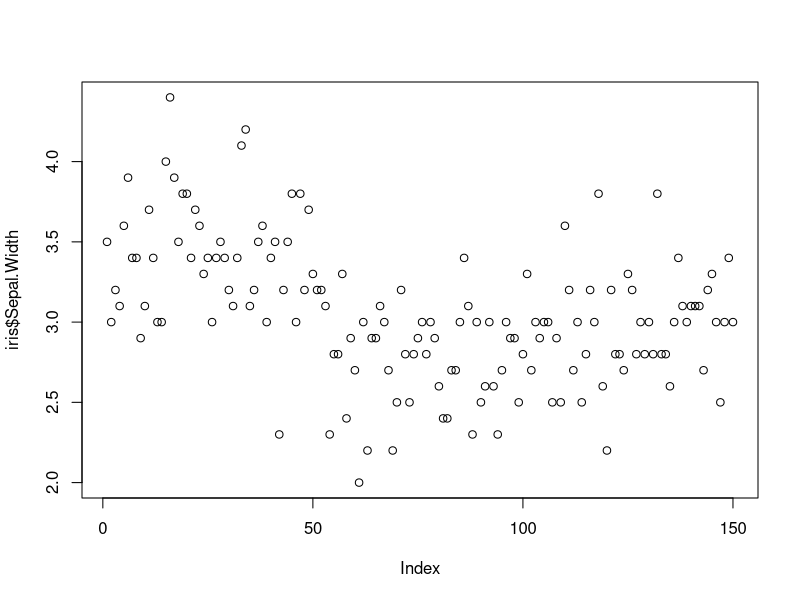
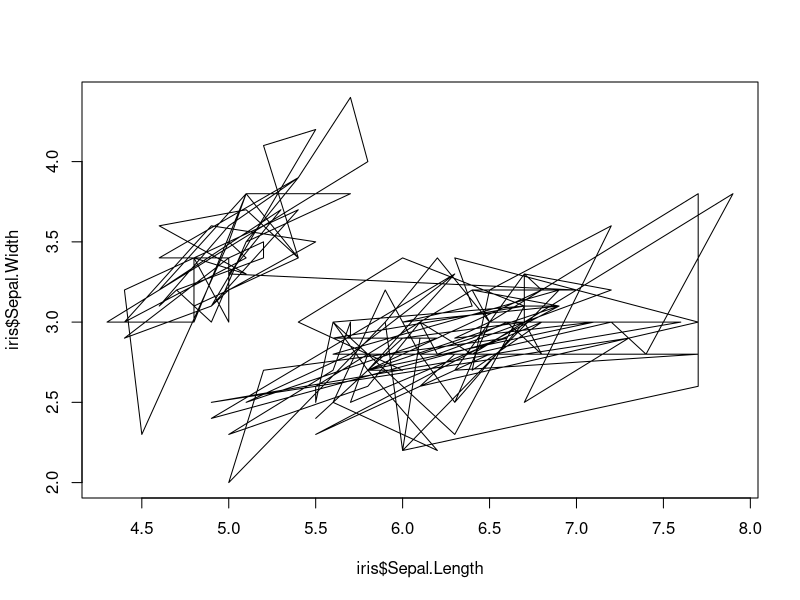
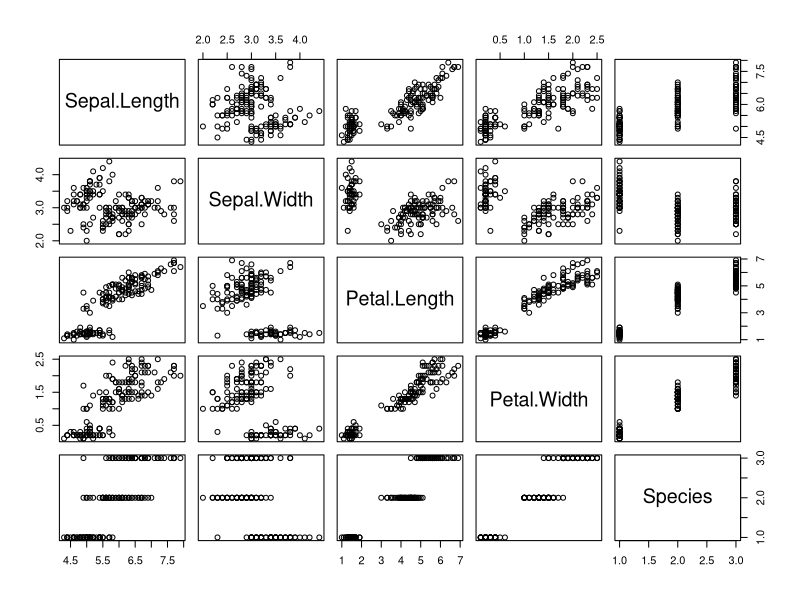
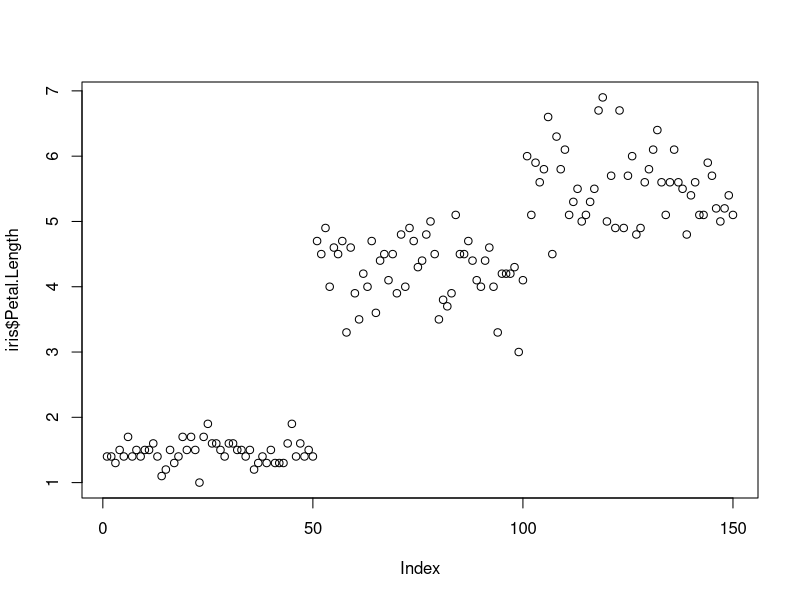
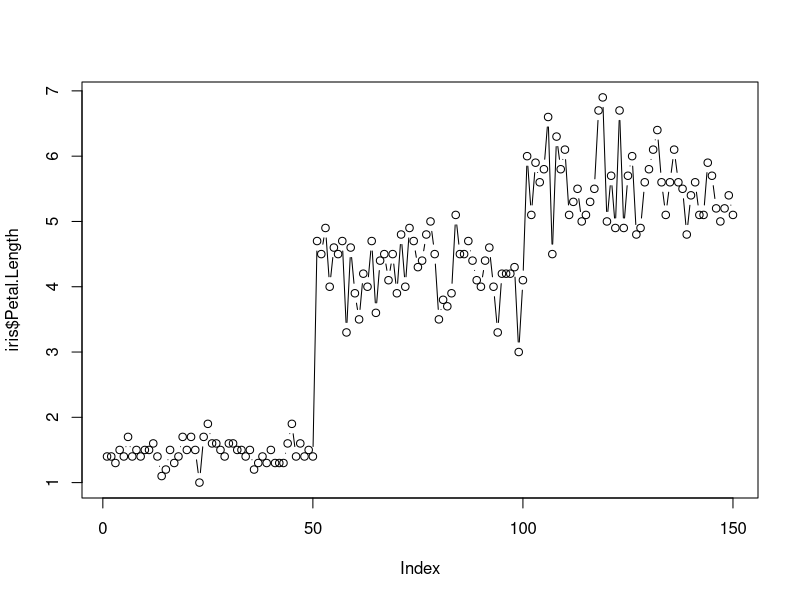
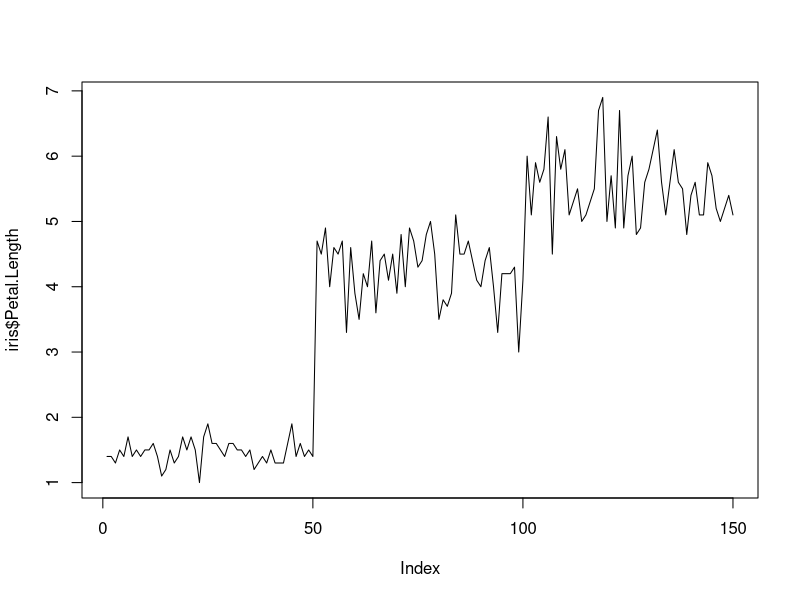
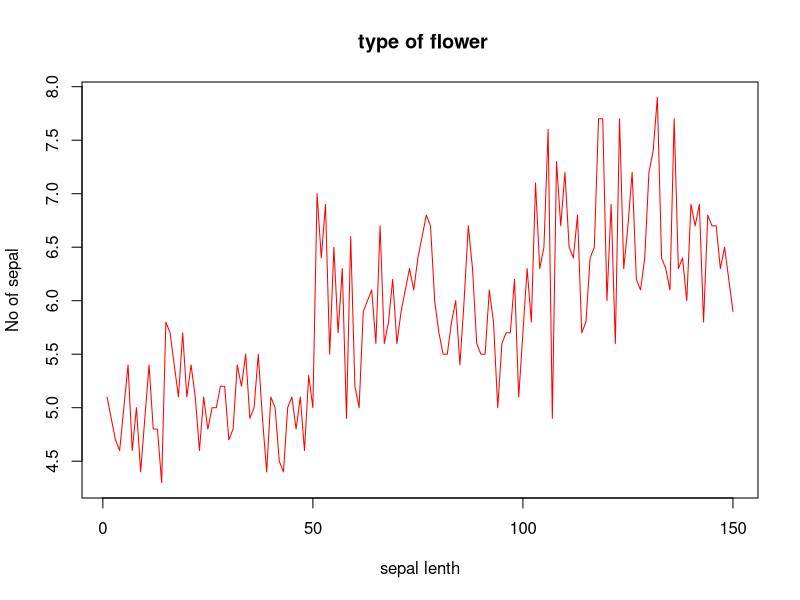
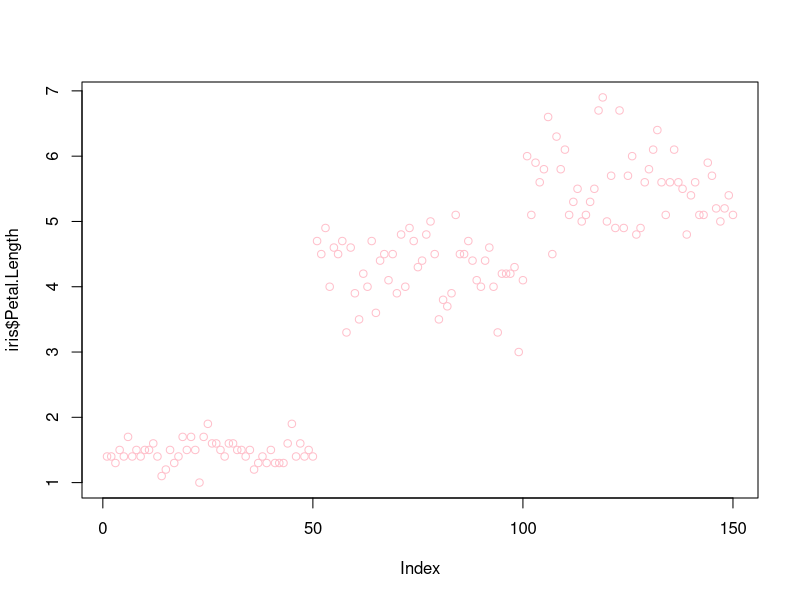

Reproduce these figures in R, in order. (Note: this script raises an error after producing the figures.)

#####  iris_data<-datasets::iris  ############

iris_data<-datasets::iris

summary(iris)

head(iris,10)
tail(iris,10)
names(iris)


iris[c(1,3)]

df<-(iris[,-5])

summary(iris$Species)
iris$Petal.Length


plot(iris$Sepal.Width)
plot(iris$Sepal.Length,iris$Sepal.Width,type="l") 
plot(iris)


plot(iris$Petal.Length,type = 'p')
plot(iris$Petal.Length,type = 'b')
plot(iris$Petal.Length,type = 'l')

plot(iris$Sepal.Length, 
     xlab = 'sepal lenth', 
     ylab = 'No of sepal', 
     main = ' type of flower',
     col = 'red',
     type='l')
plot(iris$Petal.Length ,col='pink')

plot(iris$Sepal.Length,iris$Petal.Length)
plot(iris$Petal.Width,iris$Sepal.Width)

# Horizontal bar plot
barplot(iris$Sepal.Length, 
        main = 'species',
        ylab = 'no of count', 
        col= 'blue',
        horiz = F,
        axes=T)
#Histogram

hist(iris$Sepal.Length)

hist(iris$Sepal.Width, 
     main = 'sepal width',
     xlab = 'total no of width', 
     col='blue',
     border='red')
#Single box plot
help(boxplot)

boxplot(iris$Sepal.Width,
        main="Boxplot",
        col="red",
        border='black',
        horizontal=T)

boxplot.stats(iris$Sepal.Width)$out #outlier values

iris$Petal.Width

# Multiple box plots
boxplot(iris[,1:5],
        main='Multiple',
        horizontal=TRUE,
        col='purple')


######## multiple plots #######

par(mfrow=c(3,3),mar=c(2,5,2,1),  las=0, bty="o")
plot(iris$Species)
plot(iris$Sepal.Length, iris$Petal.Length)
plot(iris$Sepal.Length, type= "p")
plot(iris$Sepal.Length, type= "l")
plot(iris$Sepal.Length, type= "b")
barplot(iris$Sepal.Length, main = 'sepal lenth',
        xlab = 'Quantity', col='green')
hist(iris$Petal.Width)
boxplot(iris$Petal.Length,horizontal = 'T')
boxplot(iris[,0:4], main='Multiple Box plots',)
boxplot(iris[,0:4], main='Multiple Box plots',horizontal = 'T')


par(mfrow=c(1,1),mar=c(1,1,1,1),  las=0, bty="o")


iris

max(iris$Sepal.Length)
min(iris$Sepal.Width)
mean(iris$Sepal.Length)
mean(iris$Petal.Length)
median(iris$Petal.Length)
median(iris$Petal.Width)


var(iris$Sepal.Length)
var(iris$Sepal.Width)
var(iris$Petal.Length)
var(iris$Petal.Width)

sd(iris$Sepal.Length)
sd(iris$Sepal.Width)
sd(iris$Petal.Length)
sd(iris$Petal.Width)

skewness(iris$Sepal.Length,)
skewness(iris$Sepal.Width)
skewness(iris$Petal.Length)
skewness(iris$Petal.Width)
skewness(iris$Species)


kurtosis(iris$Sepal.Length)
kurtosis(iris$Sepal.Width)
kurtosis(iris$Petal.Length)
kurtosis(iris$Petal.Width)
































































































































































































